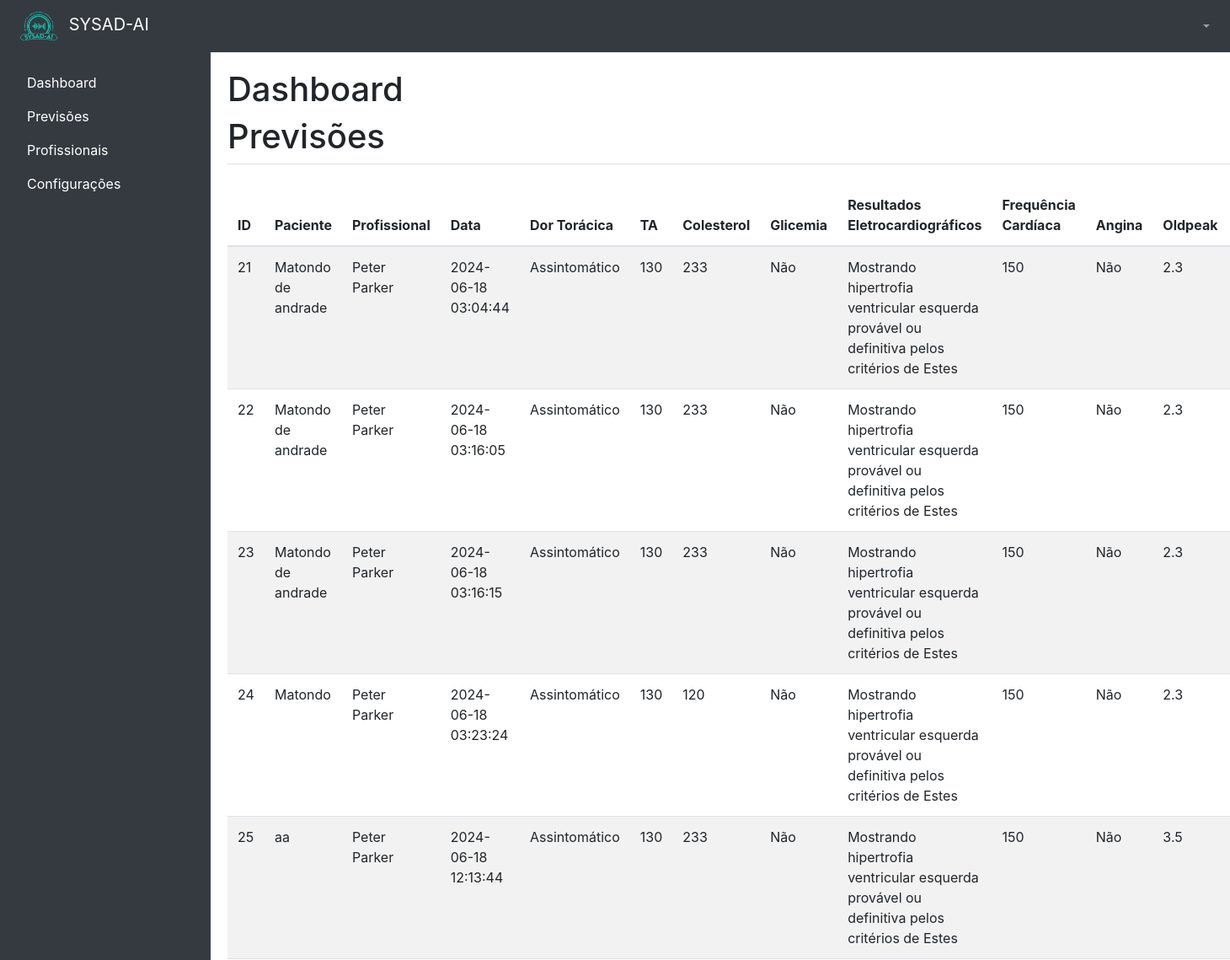
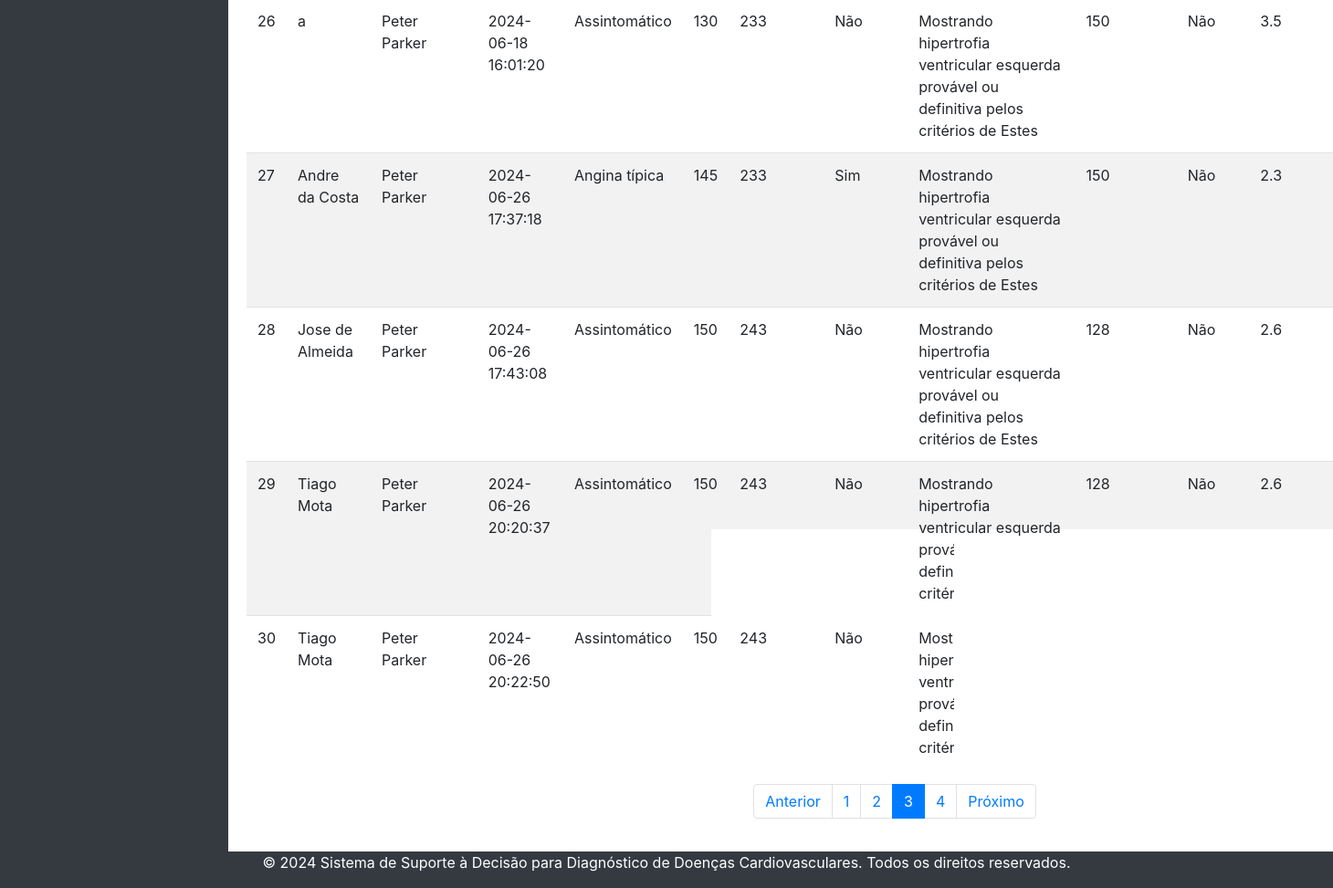
The page /listarPrevisoes?page=3 on the database its author committed (2 pictures, top to bottom).
### tables this page shows
CREATE TABLE "previsao" (
	"id"	INTEGER,
	"id_paciente"	INTEGER,
	"id_profissional"	INTEGER,
	"data"	DATETIME DEFAULT CURRENT_TIMESTAMP,
	"dor_toracica"	TEXT,
	"ta"	TEXT,
	"colesterol"	INTEGER,
	"glicemia"	TEXT,
	"resultados_eletrocardiograficos"	TEXT,
	"frequencia_cardiaca"	INTEGER,
	"angina"	TEXT,
	"oldpeak"	TEXT,
	"inclinacao_st"	TEXT,
	"num_vasos_principais"	INTEGER,
	"talassemia"	TEXT,
	"previsao"	TEXT,
	FOREIGN KEY("id_profissional") REFERENCES "profissional"("id"),
	PRIMARY KEY("id" AUTOINCREMENT),
	FOREIGN KEY("id_paciente") REFERENCES "paciente"("id")
);

CREATE TABLE "paciente" (
	"id"	INTEGER,
	"nome"	TEXT NOT NULL,
	"data_nascimento"	TEXT NOT NULL,
	"sexo"	TEXT NOT NULL,
	"endereco"	TEXT,
	"telefone"	TEXT,
	"email"	TEXT NOT NULL,
	"data_cadastro"	DATETIME DEFAULT CURRENT_TIMESTAMP,
	PRIMARY KEY("id" AUTOINCREMENT)
);

CREATE TABLE profissional (
            id INTEGER PRIMARY KEY AUTOINCREMENT,
            id_usuario INTEGER,
            nome TEXT NOT NULL,
            categoria TEXT NOT NULL,
            especialidade TEXT NOT NULL,
            telefone TEXT,
            data_registo DATETIME DEFAULT CURRENT_TIMESTAMP,
            FOREIGN KEY (id_usuario) REFERENCES usuario(id)
        );

### app.py (the view)
@app.route('/listarPrevisoes')
def listarPrevisoes():
    page = request.args.get('page', 1, type=int)
    per_page = 10
    offset = (page - 1) * per_page
    db = get_db()
    cursor = db.cursor()
    previsoes = cursor.execute('''
        SELECT previsao.*, paciente.nome as paciente_nome, profissional.nome as profissional_nome
        FROM previsao
        JOIN paciente ON previsao.id_paciente = paciente.id
        JOIN profissional ON previsao.id_profissional = profissional.id
        LIMIT ? OFFSET ?''', (per_page, offset)).fetchall()
    total_previsoes = cursor.execute('SELECT COUNT(*) FROM previsao').fetchone()[0]
    cursor.close()
    total_pages = (total_previsoes + per_page - 1) // per_page
    return render_template('dashboard/previsaoAdmin.html', previsoes=previsoes, page=page, total_pages=total_pages)

### app.py (called while the page is built)
def get_db():
    conn = sqlite3.connect(DATABASE)
    conn.row_factory = sqlite3.Row
    return conn

### templates/dashboard/previsaoAdmin.html (shortened to what this page needs)
{% extends "dashboard/baseAdmin.html" %}
{% block content %}
<h1>Dashboard</h1>
<h1>Previsões</h1>
<div class="table-responsive">
        <table class="table table-striped">
            <thead>
                <tr>
                    <th>ID</th>
                    <th>Paciente</th>
                    <th>Profissional</th>
                    <th>Data</th>
                    <th>Dor Torácica</th>
                    <th>TA</th>
                    <th>Colesterol</th>
                    <th>Glicemia</th>
                    <th>Resultados Eletrocardiográficos</th>
                    <th>Frequência Cardíaca</th>
                    <th>Angina</th>
                    <th>Oldpeak</th>
                    <th>Inclinação ST</th>
                </tr>
            </thead>
            <tbody>
                {% for previsao in previsoes %}
                <tr>
                    <td>{{ previsao.id }}</td>
                    <td>{{ previsao.paciente_nome }}</td>
                    <td>{{ previsao.profissional_nome }}</td>
                    <td>{{ previsao.data }}</td>
                    <td>{{ previsao.dor_toracica }}</td>
                    <td>{{ previsao.ta }}</td>
                    <td>{{ previsao.colesterol }}</td>
                    <td>{{ previsao.glicemia }}</td>
                    <td>{{ previsao.resultados_eletrocardiograficos }}</td>
                    <td>{{ previsao.frequencia_cardiaca }}</td>
                    <td>{{ previsao.angina }}</td>
                    <td>{{ previsao.oldpeak }}</td>
                    <td>{{ previsao.inclinacao_st }}</td>
                </tr>
                {% endfor %}
            </tbody>
        </table>
        </div>
        <nav aria-label="Page navigation">
            <ul class="pagination justify-content-center">
                <li class="page-item {% if page == 1 %}disabled{% endif %}">
                    <a class="page-link" href="{{ url_for('listarPrevisoes', page=page-1) }}" tabindex="-1">Anterior</a>
                </li>
                {% for p in range(1, total_pages + 1) %}
                <li class="page-item {% if p == page %}active{% endif %}">
                    <a class="page-link" href="{{ url_for('listarPrevisoes', page=p) }}">{{ p }}</a>
                </li>
                {% endfor %}
                <li class="page-item {% if page == total_pages %}disabled{% endif %}">
                    <a class="page-link" href="{{ url_for('listarPrevisoes', page=page+1) }}">Próximo</a>
                </li>
            </ul>
        </nav>
{% endblock %}

### templates/dashboard/baseAdmin.html (style rules this page uses)
body { display: flex; min-height: 100vh; flex-direction: column; }

### rows shown on the page
previsao: id "21", paciente_nome "Matondo de andrade", profissional_nome "Peter Parker", data "2024-06-18 03:04:44", dor_toracica "Assintomático", ta "130", colesterol "233", glicemia "Não", resultados_eletrocardiograficos "Mostrando hipertrofia ventricular esquerda provável ou definitiva pelos critérios de Estes", frequencia_cardiaca "150", angina "Não", oldpeak "2.3"
previsao: id "22", paciente_nome "Matondo de andrade", profissional_nome "Peter Parker", data "2024-06-18 03:16:05", dor_toracica "Assintomático", ta "130", colesterol "233", glicemia "Não", resultados_eletrocardiograficos "Mostrando hipertrofia ventricular esquerda provável ou definitiva pelos critérios de Estes", frequencia_cardiaca "150", angina "Não", oldpeak "2.3"
previsao: id "23", paciente_nome "Matondo de andrade", profissional_nome "Peter Parker", data "2024-06-18 03:16:15", dor_toracica "Assintomático", ta "130", colesterol "233", glicemia "Não", resultados_eletrocardiograficos "Mostrando hipertrofia ventricular esquerda provável ou definitiva pelos critérios de Estes", frequencia_cardiaca "150", angina "Não", oldpeak "2.3"
previsao: id "24", paciente_nome "Matondo", profissional_nome "Peter Parker", data "2024-06-18 03:23:24", dor_toracica "Assintomático", ta "130", colesterol "120", glicemia "Não", resultados_eletrocardiograficos "Mostrando hipertrofia ventricular esquerda provável ou definitiva pelos critérios de Estes", frequencia_cardiaca "150", angina "Não", oldpeak "2.3"
previsao: id "25", paciente_nome "aa", profissional_nome "Peter Parker", data "2024-06-18 12:13:44", dor_toracica "Assintomático", ta "130", colesterol "233", glicemia "Não", resultados_eletrocardiograficos "Mostrando hipertrofia ventricular esquerda provável ou definitiva pelos critérios de Estes", frequencia_cardiaca "150", angina "Não", oldpeak "3.5"
previsao: id "26", paciente_nome "a", profissional_nome "Peter Parker", data "2024-06-18 16:01:20", dor_toracica "Assintomático", ta "130", colesterol "233", glicemia "Não", resultados_eletrocardiograficos "Mostrando hipertrofia ventricular esquerda provável ou definitiva pelos critérios de Estes", frequencia_cardiaca "150", angina "Não", oldpeak "3.5"
previsao: id "27", paciente_nome "Andre da Costa", profissional_nome "Peter Parker", data "2024-06-26 17:37:18", dor_toracica "Angina típica", ta "145", colesterol "233", glicemia "Sim", resultados_eletrocardiograficos "Mostrando hipertrofia ventricular esquerda provável ou definitiva pelos critérios de Estes", frequencia_cardiaca "150", angina "Não", oldpeak "2.3"
previsao: id "28", paciente_nome "Jose de Almeida", profissional_nome "Peter Parker", data "2024-06-26 17:43:08", dor_toracica "Assintomático", ta "150", colesterol "243", glicemia "Não", resultados_eletrocardiograficos "Mostrando hipertrofia ventricular esquerda provável ou definitiva pelos critérios de Estes", frequencia_cardiaca "128", angina "Não", oldpeak "2.6"
previsao: id "29", paciente_nome "Tiago Mota", profissional_nome "Peter Parker", data "2024-06-26 20:20:37", dor_toracica "Assintomático", ta "150", colesterol "243", glicemia "Não", resultados_eletrocardiograficos "Mostrando hipertrofia ventricular esquerda provável ou definitiva pelos critérios de Estes", frequencia_cardiaca "128", angina "Não", oldpeak "2.6"
previsao: id "30", paciente_nome "Tiago Mota", profissional_nome "Peter Parker", data "2024-06-26 20:22:50", dor_toracica "Assintomático", ta "150", colesterol "243", glicemia "Não", resultados_eletrocardiograficos "Mostrando hipertrofia ventricular esquerda provável ou definitiva pelos critérios de Estes"

### other values the page prints
{{ p }} "1" "2" "3" "4"
